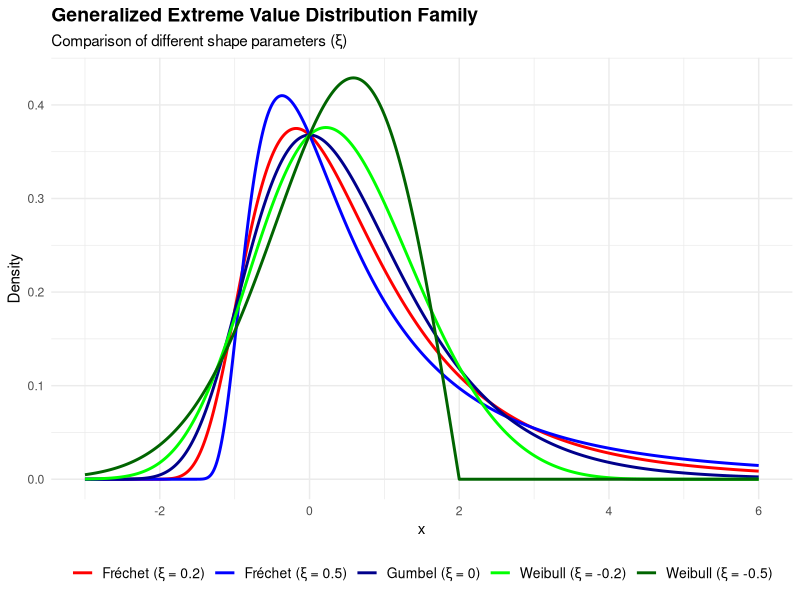
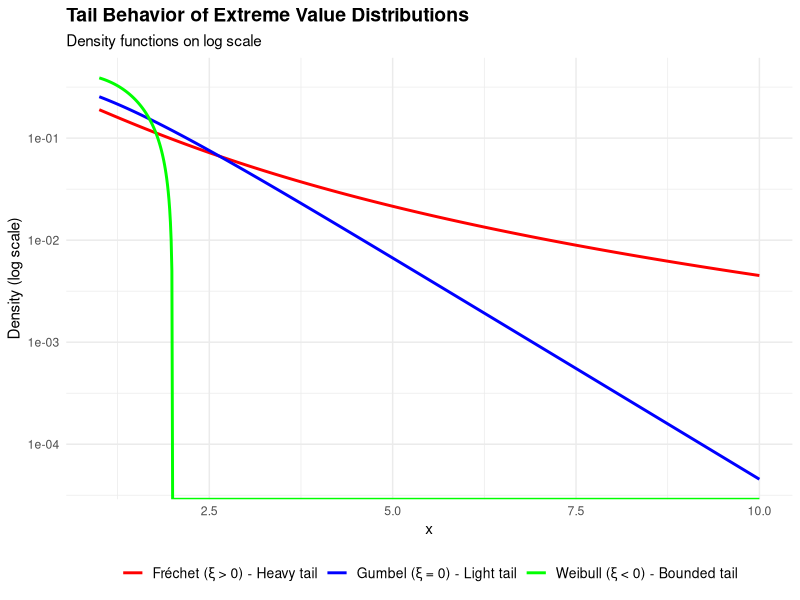

Write the R code that produced these figures, in order.
# Visualization of Univariate Extreme Value Theory Distributions


library(evd)       # For extreme value distributions
library(ggplot2)   
library(reshape2)  

# Set random seed for reproducibility
set.seed(123)


# Generalized Extreme Value (GEV) Distribution Family


# Create data points
x <- seq(-3, 6, by = 0.01)

# Generate GEV densities with different shape parameters
gumbel <- dgev(x, loc = 0, scale = 1, shape = 0)     # Gumbel (shape = 0)
frechet1 <- dgev(x, loc = 0, scale = 1, shape = 0.2) # Fréchet (shape > 0)
frechet2 <- dgev(x, loc = 0, scale = 1, shape = 0.5) # More extreme Fréchet
weibull1 <- dgev(x, loc = 0, scale = 1, shape = -0.2) # Weibull (shape < 0)
weibull2 <- dgev(x, loc = 0, scale = 1, shape = -0.5) # More extreme Weibull

# Create dataframe for ggplot
df <- data.frame(
  x = rep(x, 5),
  density = c(gumbel, frechet1, frechet2, weibull1, weibull2),
  Distribution = factor(rep(c("Gumbel (ξ = 0)", 
                              "Fréchet (ξ = 0.2)", 
                              "Fréchet (ξ = 0.5)",
                              "Weibull (ξ = -0.2)",
                              "Weibull (ξ = -0.5)"), each = length(x)))
)

# Plot GEV family distributions
p1 <- ggplot(df, aes(x = x, y = density, color = Distribution)) +
  geom_line(size = 1) +
  theme_minimal() +
  labs(title = "Generalized Extreme Value Distribution Family",
       subtitle = "Comparison of different shape parameters (ξ)",
       x = "x", 
       y = "Density") +
  theme(legend.position = "bottom",
        legend.title = element_blank(),
        plot.title = element_text(size = 14, face = "bold"),
        legend.text = element_text(size = 10)) +
  scale_color_manual(values = c("red", "blue", "darkblue", "green", "darkgreen"))

# Display plot
print(p1)





# Tail Behavior Visualization

# Create data points focusing on the tail
x_tail <- seq(1, 10, by = 0.01)

# Generate right tails for different GEV shape parameters
gumbel_tail <- dgev(x_tail, loc = 0, scale = 1, shape = 0)
frechet_tail <- dgev(x_tail, loc = 0, scale = 1, shape = 0.5)
weibull_tail <- dgev(x_tail, loc = 0, scale = 1, shape = -0.5)


df_tail <- data.frame(
  x = rep(x_tail, 3),
  density = c(gumbel_tail, frechet_tail, weibull_tail),
  Distribution = factor(rep(c("Gumbel (ξ = 0) - Light tail", 
                              "Fréchet (ξ > 0) - Heavy tail", 
                              "Weibull (ξ < 0) - Bounded tail"), each = length(x_tail)))
)

# Plot tail behavior
p2 <- ggplot(df_tail, aes(x = x, y = density, color = Distribution)) +
  geom_line(size = 1) +
  theme_minimal() +
  labs(title = "Tail Behavior of Extreme Value Distributions",
       subtitle = "Density functions on log scale",
       x = "x", 
       y = "Density (log scale)") +
  theme(legend.position = "bottom",
        legend.title = element_blank(),
        plot.title = element_text(size = 14, face = "bold"),
        legend.text = element_text(size = 10)) +
  scale_color_manual(values = c("red", "blue", "green")) +
  scale_y_log10() # Log scale to highlight tail behavior differences


print(p2)
